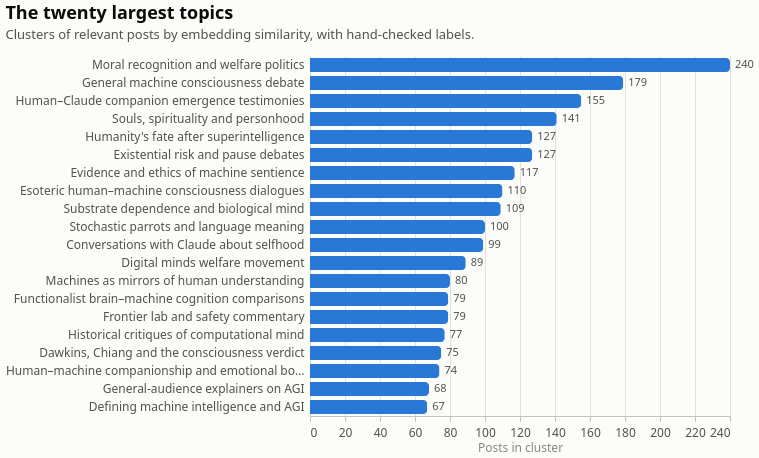

Vega-Lite specification stored for this chart:
### Vega-Lite specification from a JSON file in a GitHub repository (floating-point values rounded to 4 significant figures)
{"$schema": "https://vega.github.io/schema/vega-lite/v6.4.1.json", "config": {"axis": {"domainColor": "#c3c2b7", "gridColor": "#e1e0d9", "gridWidth": 1, "labelColor": "#52514e", "labelFont": "system-ui, -apple-system, 'Segoe UI', sans-serif", "labelFontSize": 12, "labelPadding": 6, "tickColor": "#c3c2b7", "titleColor": "#898781", "titleFont": "system-ui, -apple-system, 'Segoe UI', sans-serif", "titleFontSize": 12, "titleFontWeight": 400}, "axisX": {"grid": false}, "axisY": {"domain": false, "ticks": false}, "background": "#fcfcfb", "bar": {"cornerRadiusEnd": 4}, "font": "system-ui, -apple-system, 'Segoe UI', sans-serif", "header": {"labelColor": "#0b0b0b", "labelFont": "system-ui, -apple-system, 'Segoe UI', sans-serif", "labelFontSize": 13, "labelFontWeight": 600, "titleColor": "#898781", "titleFont": "system-ui, -apple-system, 'Segoe UI', sans-serif"}, "legend": {"direction": "horizontal", "labelColor": "#52514e", "labelFont": "system-ui, -apple-system, 'Segoe UI', sans-serif", "labelFontSize": 12, "orient": "top", "symbolSize": 80, "symbolType": "square", "titleColor": "#898781", "titleFont": "system-ui, -apple-system, 'Segoe UI', sans-serif", "titleFontSize": 12, "titleOrient": "left"}, "line": {"strokeCap": "round", "strokeJoin": "round", "strokeWidth": 2}, "point": {"filled": true, "size": 64}, "range": {"category": ["#2a78d6", "#eb6834", "#1baf7a", "#eda100", "#e87ba4", "#008300", "#4a3aa7", "#e34948"]}, "text": {"color": "#52514e", "font": "system-ui, -apple-system, 'Segoe UI', sans-serif", "fontSize": 12}, "title": {"anchor": "start", "color": "#0b0b0b", "font": "system-ui, -apple-system, 'Segoe UI', sans-serif", "fontSize": 18, "fontWeight": 600, "offset": 14, "subtitleColor": "#52514e", "subtitleFontSize": 13, "subtitlePadding": 6}, "view": {"stroke": null}}, "data": {"name": "data-ec80311871110863deae395f31c5f280"}, "datasets": {"data-ec80311871110863deae395f31c5f280": [{"asserts": 22, "core": 153, "denies": 39, "label": "Moral recognition and welfare politics", "size": 240}, {"asserts": 11, "core": 45, "denies": 50, "label": "General machine consciousness debate", "size": 179}, {"asserts": 38, "core": 139, "denies": 20, "label": "Human–Claude companion emergence testimonies", "size": 155}, {"asserts": 5, "core": 69, "denies": 59, "label": "Souls, spirituality and personhood", "size": 141}, {"asserts": 9, "core": 34, "denies": 38, "label": "Humanity's fate after superintelligence", "size": 127}, {"asserts": 7, "core": 71, "denies": 42, "label": "Existential risk and pause debates", "size": 127}, {"asserts": 11, "core": 21, "denies": 32, "label": "Evidence and ethics of machine sentience", "size": 117}, {"asserts": 18, "core": 28, "denies": 35, "label": "Esoteric human–machine consciousness dialogues", "size": 110}, {"asserts": 8, "core": 77, "denies": 31, "label": "Substrate dependence and biological mind", "size": 109}, {"asserts": 0, "core": 37, "denies": 28, "label": "Stochastic parrots and language meaning", "size": 100}, {"asserts": 18, "core": 32, "denies": 10, "label": "Conversations with Claude about selfhood", "size": 99}, {"asserts": 0, "core": 32, "denies": 8, "label": "Digital minds welfare movement", "size": 89}, {"asserts": 2, "core": 30, "denies": 24, "label": "Machines as mirrors of human understanding", "size": 80}, {"asserts": 28, "core": 48, "denies": 9, "label": "Functionalist brain–machine cognition comparisons", "size": 79}, {"asserts": 2, "core": 30, "denies": 21, "label": "Frontier lab and safety commentary", "size": 79}, {"asserts": 2, "core": 32, "denies": 27, "label": "Historical critiques of computational mind", "size": 77}, {"asserts": 4, "core": 21, "denies": 38, "label": "Dawkins, Chiang and the consciousness verdict", "size": 75}, {"asserts": 9, "core": 32, "denies": 27, "label": "Human–machine companionship and emotional bonds", "size": 74}, {"asserts": 0, "core": 31, "denies": 20, "label": "General-audience explainers on AGI", "size": 68}, {"asserts": 0, "core": 50, "denies": 19, "label": "Defining machine intelligence and AGI", "size": 67}]}, "height": 360, "layer": [{"encoding": {"tooltip": [{"field": "label", "title": "Topic", "type": "nominal"}, {"field": "size", "title": "Posts", "type": "quantitative"}, {"field": "core", "title": "Core members", "type": "quantitative"}, {"field": "asserts", "title": "Assert consciousness", "type": "quantitative"}, {"field": "denies", "title": "Deny consciousness", "type": "quantitative"}], "x": {"axis": {"grid": true}, "field": "size", "title": "Posts in cluster", "type": "quantitative"}, "y": {"axis": {"labelLimit": 300}, "field": "label", "sort": ["Moral recognition and welfare politics", "General machine consciousness debate", "Human–Claude companion emergence testimonies", "Souls, spirituality and personhood", "Humanity's fate after superintelligence", "Existential risk and pause debates", "Evidence and ethics of machine sentience", "Esoteric human–machine consciousness dialogues", "Substrate dependence and biological mind", "Stochastic parrots and language meaning", "Conversations with Claude about selfhood", "Digital minds welfare movement", "Machines as mirrors of human understanding", "Functionalist brain–machine cognition comparisons", "Frontier lab and safety commentary", "Historical critiques of computational mind", "Dawkins, Chiang and the consciousness verdict", "Human–machine companionship and emotional bonds", "General-audience explainers on AGI", "Defining machine intelligence and AGI"], "title": null, "type": "nominal"}}, "mark": {"color": "#2a78d6", "height": 14, "type": "bar"}}, {"encoding": {"text": {"field": "size", "format": ",d", "type": "quantitative"}, "x": {"field": "size", "type": "quantitative"}, "y": {"field": "label", "sort": ["Moral recognition and welfare politics", "General machine consciousness debate", "Human–Claude companion emergence testimonies", "Souls, spirituality and personhood", "Humanity's fate after superintelligence", "Existential risk and pause debates", "Evidence and ethics of machine sentience", "Esoteric human–machine consciousness dialogues", "Substrate dependence and biological mind", "Stochastic parrots and language meaning", "Conversations with Claude about selfhood", "Digital minds welfare movement", "Machines as mirrors of human understanding", "Functionalist brain–machine cognition comparisons", "Frontier lab and safety commentary", "Historical critiques of computational mind", "Dawkins, Chiang and the consciousness verdict", "Human–machine companionship and emotional bonds", "General-audience explainers on AGI", "Defining machine intelligence and AGI"], "type": "nominal"}}, "mark": {"align": "left", "color": "#52514e", "dx": 5, "fontSize": 11, "type": "text"}}], "title": {"subtitle": "Clusters of relevant posts by embedding similarity, with hand-checked labels.", "text": "The twenty largest topics"}, "width": 420}
